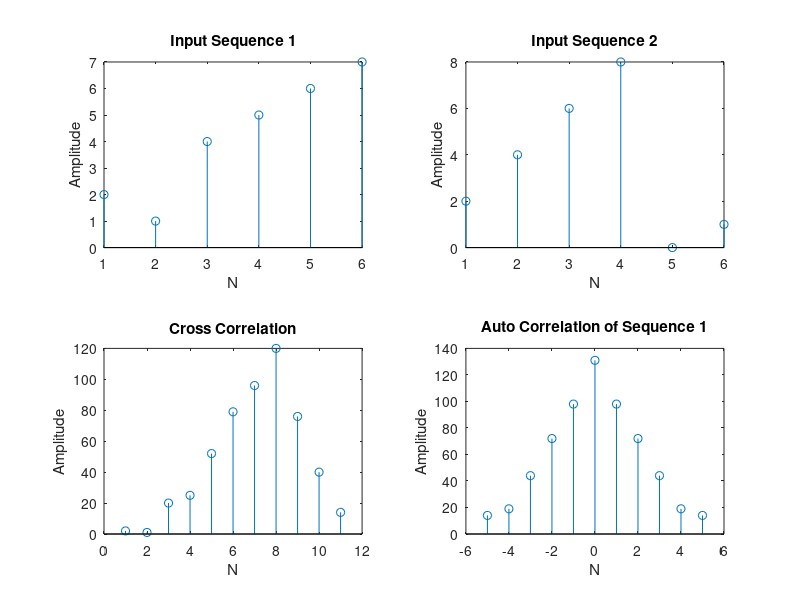

Write the MATLAB code that produced this figure. (Note: this script raises an error after producing the figure.)
clc;
close all;
x=[2,1,4,5,6,7];
y=[2,4,6,8,0,1];
subplot(221);
stem(x);
xlabel("N");
ylabel("Amplitude");
title("Input Sequence 1");
subplot(222);
stem(y);
xlabel("N");
ylabel("Amplitude");
title("Input Sequence 2");
% Cross Correlation
z=xcorr(x,y);
subplot(223);
stem(z);
xlabel("N");
ylabel("Amplitude");
title("Cross Correlation");
% Auto Correlation
[c,lags] = xcorr(x);
subplot(224);
stem(lags,c);
xlabel("N");
ylabel("Amplitude");
title("Auto Correlation of Sequence 1");
sgtitle("Cross Correlation and Auto Correlation of Discrete Signals")